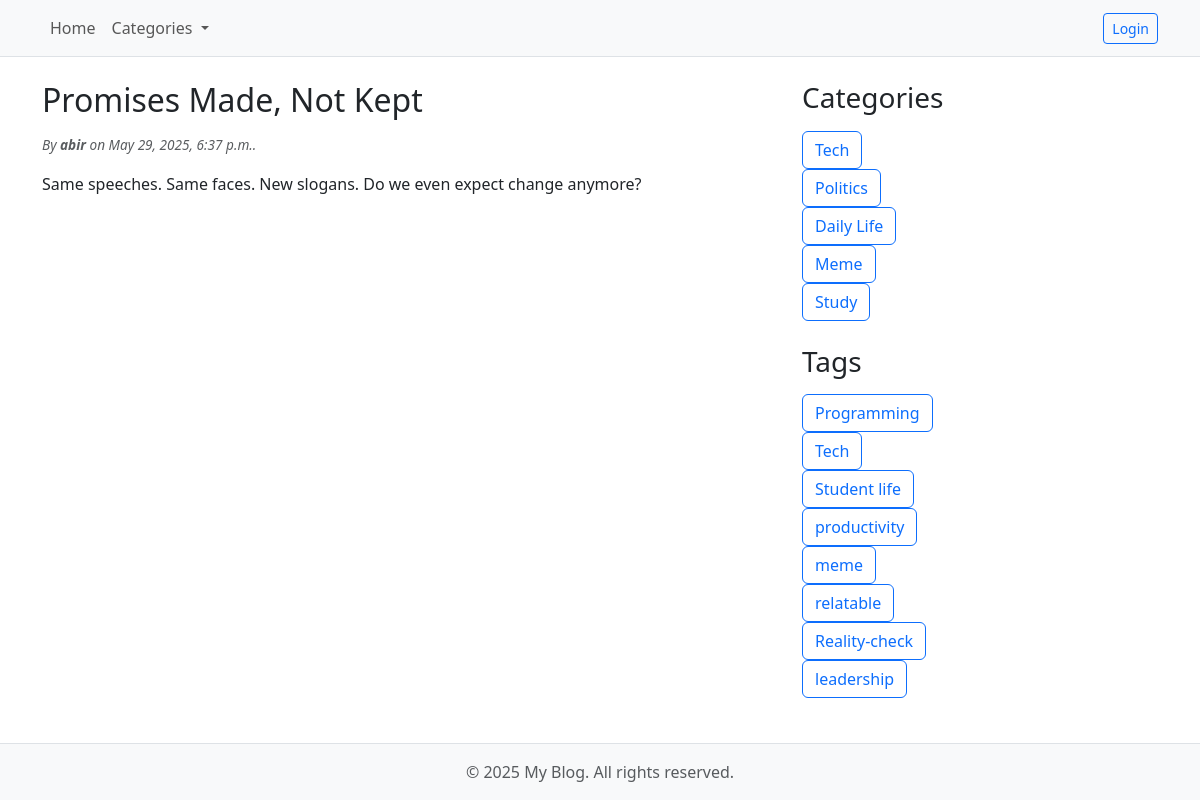
The app's page /post/4 with its own data.
### Blog/models.py (models this page shows, shortened)
class Post(models.Model):
    title = models.CharField( max_length=200)
    content = models.TextField()
    author = models.ForeignKey(User, on_delete=models.CASCADE)
    created_at = models.DateTimeField(auto_now_add=True)
    updated_at = models.DateTimeField(auto_now=True)
    category = models.ForeignKey(Category, on_delete=models.SET_NULL, null = True, blank = True)
    tag = models.ManyToManyField(Tag, blank= True)

class Category(models.Model):
    name = models.CharField(max_length=20)

class Tag(models.Model):
    name = models.CharField( max_length=20)

### Blog/views.py (the view)
# urls.py: path("post/<int:id>",post_details, name = 'post_details'),
def post_details(request, id):
    post = get_object_or_404(Post, id = id)
    categories = Category.objects.all()
    tags = Tag.objects.all()
    return render(request, 'blog/post_details.html', {'post': post, 'categories':categories, 'tags':tags})

### template/blog/post_details.html (shortened to what this page needs)
{% extends "blog/base.html" %}
{% block content %}
    <h2 class="mb-3"> {{post.title}} </h2>
    <div class="text-muted fst-italic mb-3" style="font-size: 0.85rem;">
        By <b>{{ post.author }}</b> on {{ post.created_at }}.
    </div>
    <p> {{ post.content}} </p>
{% endblock %}

### template/blog/base.html (shortened to what this page needs)
<!DOCTYPE html>
<html lang="en">
<head>
  <link
    href="https://cdn.jsdelivr.net/npm/bootstrap@5.3.0/dist/css/bootstrap.min.css"
    rel="stylesheet"
  />
</head>
<body class="d-flex flex-column min-vh-100">
  <nav class="navbar navbar-expand-lg navbar-light bg-light border-bottom">
    <div class="container" id="navbarNavDropdown">
      <ul class="navbar-nav">
        <li class="nav-item">
          <a class="nav-link" href="{% url 'post_list' %}">Home</a>
        </li>
        <li class="nav-item dropdown">
          <a
            class="nav-link dropdown-toggle"
            href="#"
            id="categoriesDropdown"
            role="button"
            data-bs-toggle="dropdown"
            aria-expanded="false"
          >
            Categories
          </a>
        </li>
      </ul>
      <div class="d-flex align-items-center gap-3">
        {% if user.is_authenticated %}
          <span class="navbar-text">Welcome, {{ user.username }}</span>
          <form method="POST" action="{% url 'logout' %}">
            {% csrf_token %}
            <button type="submit" class="btn btn-outline-danger btn-sm">Logout</button>
          </form>
        {% else %}
          <a class="btn btn-outline-primary btn-sm" href="{% url 'login' %}">Login</a>
        {% endif %}
      </div>
    </div>
</nav>
  <div class="container my-4 flex-grow-1">
    <div class="row">
      <main class="col-lg-8 mb-4">
        {% block content %}
        {% endblock %}
      </main>
      <aside class="col-lg-4">
        <section class="mb-4">
          <h3 class="mb-3">Categories</h3>
          {% for category in categories %}
          <div class="d-flex gap-2 flex-wrap">
            <button type="button" class="btn btn-outline-primary">{{ category.name }}</button>
          </div>
          {% empty %}
            <p>No Categories made</p>
          {% endfor %}
        </section>
        <section>
          <h3 class="mb-3">Tags</h3>
          {% for tag in tags %}
          <div class="d-flex gap-2 flex-wrap">
            <button type="button" class="btn btn-outline-primary">{{ tag.name }}</button>
          </div>
          {% empty %}
            <p>No Tags made</p>
          {% endfor %}
        </section>
      </aside>
    </div>
  </div>
  <footer class="bg-light text-center text-muted py-3 border-top mt-auto">
    <div class="container">
      &copy; 2025 My Blog. All rights reserved.
    </div>
  </footer>
</body>
</html>

### records on screen
Post: title "Promises Made, Not Kept", author "abir", created_at "May 29, 2025, 6:37 p.m.", content "Same speeches. Same faces. New slogans. Do we even expect change anymore?"
Category: name "Tech"
Category: name "Politics"
Category: name "Daily Life"
Category: name "Meme"
Category: name "Study"
Tag: name "Programming"
Tag: name "Tech"
Tag: name "Student life"
Tag: name "productivity"
Tag: name "meme"
Tag: name "relatable"
Tag: name "Reality-check"
Tag: name "leadership"
